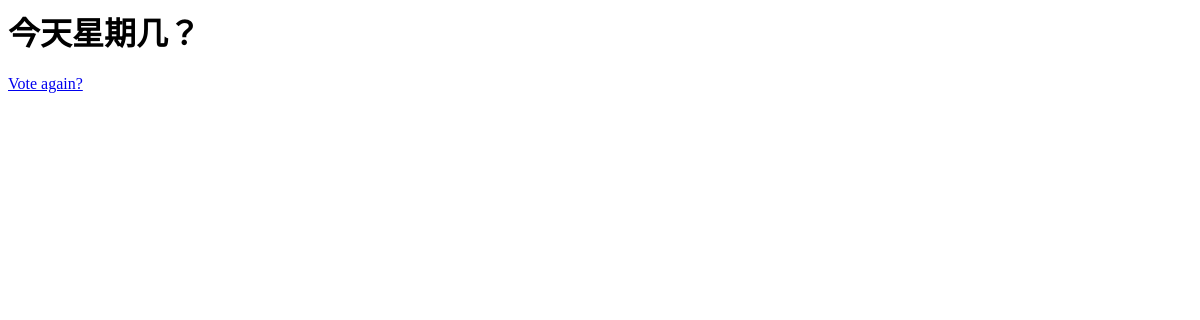
/polls/2/results, run on an earlier commit of the app's database.
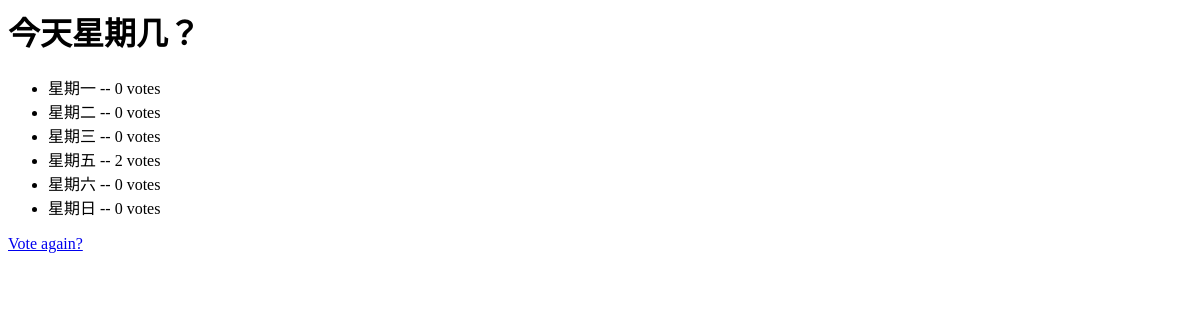
And on a later commit of the database.
### polls/models.py (models this page shows, shortened)
class Question(models.Model):
    question_text = models.CharField(max_length=200)
    pub_date = models.DateTimeField("date published")

class Choice(models.Model):
    question = models.ForeignKey(Question, on_delete=models.CASCADE)
    choice_text = models.CharField(max_length=200)
    votes = models.IntegerField(default=0)

### polls/views.py (the view)
# urls.py: path("<int:question_id>/results",views.results,name="results"),
def results(request, question_id):
    question = get_object_or_404(Question, pk=question_id)
    return render(request, "polls/results.html", {"question": question})

### polls/templates/polls/results.html
<h1>{{ question.question_text }}</h1>
<ul>
{% for choice in question.choice_set.all %}
    <li>{{ choice.choice_text }} -- {{ choice.votes }} vote{{ choice.votes|pluralize }}</li>
{% endfor %}
</ul>
<a href="{% url 'polls:detail' question.id %}">Vote again?</a>

What changed in the data, as far as the page shows it:
added Choice: choice_text "星期一", votes "0"
added Choice: choice_text "星期二", votes "0"
added Choice: choice_text "星期三", votes "0"
added Choice: choice_text "星期五", votes "2"
added Choice: choice_text "星期六", votes "0"
added Choice: choice_text "星期日", votes "0"
